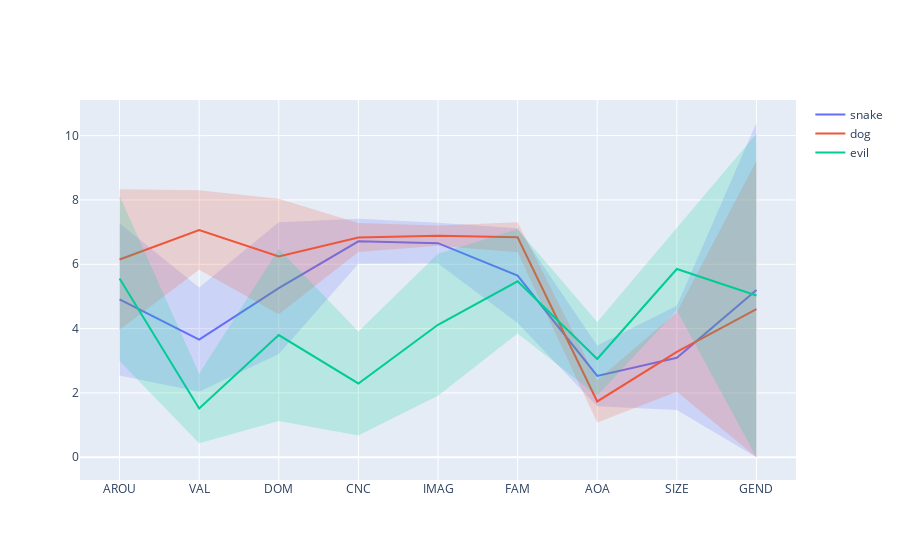

Notebook source saved alongside this figure:
### Code cell
viz_GlasgowR(['snake','dog','evil'], df)

### Figure 1 — Plotly figure (JSON) as saved in the notebook; plotly's stock layout.template omitted (floating-point values rounded to 4 significant figures)
{"data": [{"line": {"color": "#636EFA"}, "mode": "lines", "name": "snake", "showlegend": true, "type": "scatter", "x": [1, 2, 3, 4, 5, 6, 7, 8, 9], "y": [4.909, 3.657, 5.257, 6.714, 6.657, 5.647, 2.529, 3.091, 5.2]}, {"fill": "toself", "fillcolor": "rgba(99, 110, 250, 0.2)", "hoverinfo": "skip", "line": {"color": "rgba(255,255,255,0)"}, "showlegend": false, "type": "scatter", "x": [1, 2, 3, 4, 5, 6, 7, 8, 9, 9, 8, 7, 6, 5, 4, 3, 2, 1], "y": [7.275, 5.277, 7.304, 7.414, 7.287, 7.12, 3.476, 4.712, 10.4, 0, 1.47, 1.582, 4.174, 6.027, 6.014, 3.21, 2.037, 2.543]}, {"line": {"color": "#EF553B"}, "mode": "lines", "name": "dog", "showlegend": true, "type": "scatter", "x": [1, 2, 3, 4, 5, 6, 7, 8, 9], "y": [6.147, 7.067, 6.242, 6.833, 6.889, 6.84, 1.735, 3.273, 4.606]}, {"fill": "toself", "fillcolor": "rgba(239, 85, 59, 0.2)", "hoverinfo": "skip", "line": {"color": "rgba(255,255,255,0)"}, "showlegend": false, "type": "scatter", "x": [1, 2, 3, 4, 5, 6, 7, 8, 9, 9, 8, 7, 6, 5, 4, 3, 2, 1], "y": [8.332, 8.304, 8.035, 7.286, 7.203, 7.303, 2.391, 4.511, 9.212, 0, 2.035, 1.079, 6.377, 6.575, 6.38, 4.449, 5.83, 3.962]}, {"line": {"color": "#00CC96"}, "mode": "lines", "name": "evil", "showlegend": true, "type": "scatter", "x": [1, 2, 3, 4, 5, 6, 7, 8, 9], "y": [5.559, 1.514, 3.8, 2.294, 4.118, 5.469, 3.057, 5.853, 5.029]}, {"fill": "toself", "fillcolor": "rgba(0, 204, 150, 0.2)", "hoverinfo": "skip", "line": {"color": "rgba(255,255,255,0)"}, "showlegend": false, "type": "scatter", "x": [1, 2, 3, 4, 5, 6, 7, 8, 9, 9, 8, 7, 6, 5, 4, 3, 2, 1], "y": [8.128, 2.593, 6.471, 3.912, 6.325, 7.089, 4.202, 7.139, 10.06, 0, 4.567, 1.912, 3.849, 1.911, 0.676, 1.129, 0.435, 2.99]}], "layout": {"autosize": true, "xaxis": {"autorange": true, "range": [0.5282, 9.472], "tickmode": "array", "ticktext": ["AROU", "VAL", "DOM", "CNC", "IMAG", "FAM", "AOA", "SIZE", "GEND"], "tickvals": [1, 2, 3, 4, 5, 6, 7, 8, 9], "type": "linear"}, "yaxis": {"autorange": true, "range": [-0.8583, 11.26], "type": "linear"}}}
